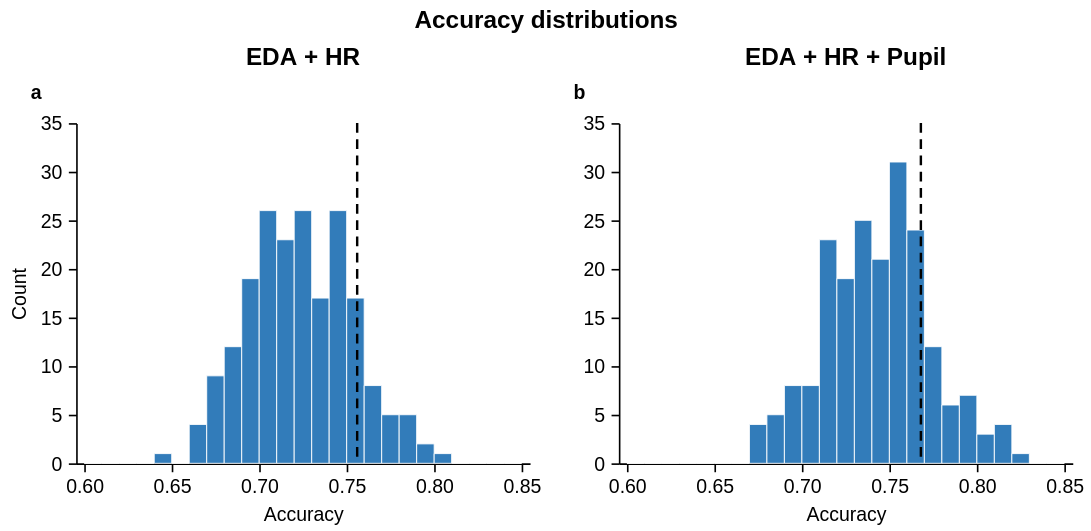

The cell this chart's notebook holds for it:
### Markdown cell above
## D — Accuracy distributions

Both stability analyses use the same 0.01-wide bins and shared axes. The dashed rules show the accuracy obtained with random seed 42.

### Code cell
accuracy_distributions = {
    "EDA + HR": extract_final_test_accuracies(
        load_results("results/experiment_eda_raw_heart_rate/stability_results.json")
    ),
    "EDA + HR + Pupil": extract_final_test_accuracies(
        load_results(
            "results/experiment_eda_raw_heart_rate_pupil/stability_results.json"
        )
    ),
}
reference_accuracies = {
    "EDA + HR": 0.756,
    "EDA + HR + Pupil": 0.768,
}

panel_d = plot_accuracy_distributions(
    accuracy_distributions,
    reference_accuracies,
    bin_width=0.01,
    width=280,
    height=210,
    title="Accuracy distributions",
)
style_figure(panel_d)

### Figure 1 — Vega-Lite specification as saved in the notebook (floating-point values rounded to 4 significant figures)
{"config": {"view": {"continuousWidth": 300, "continuousHeight": 300, "stroke": null}, "axis": {"domainColor": "black", "domainWidth": 1, "grid": false, "labelColor": "black", "labelFont": "Arial", "labelFontSize": 12, "labelPadding": 4, "tickColor": "black", "tickSize": 5, "titleColor": "black", "titleFont": "Arial", "titleFontSize": 12, "titleFontWeight": "normal", "titlePadding": 6}, "background": "white", "font": "Arial", "header": {"labelFont": "Arial", "labelFontSize": 15, "labelFontWeight": "bold", "titleFont": "Arial", "titleFontSize": 15}, "legend": {"labelFont": "Arial", "labelFontSize": 11, "titleFont": "Arial", "titleFontSize": 11, "titleFontWeight": "normal"}, "title": {"anchor": "middle", "color": "black", "font": "Arial", "fontSize": 15, "fontWeight": "bold", "offset": 8}}, "hconcat": [{"layer": [{"data": {"values": [{"bin_start": 0.6, "bin_end": 0.61, "count": 0}, {"bin_start": 0.61, "bin_end": 0.62, "count": 0}, {"bin_start": 0.62, "bin_end": 0.63, "count": 0}, {"bin_start": 0.63, "bin_end": 0.64, "count": 0}, {"bin_start": 0.64, "bin_end": 0.65, "count": 1}, {"bin_start": 0.65, "bin_end": 0.66, "count": 0}, {"bin_start": 0.66, "bin_end": 0.67, "count": 4}, {"bin_start": 0.67, "bin_end": 0.68, "count": 9}, {"bin_start": 0.68, "bin_end": 0.69, "count": 12}, {"bin_start": 0.69, "bin_end": 0.7, "count": 19}, {"bin_start": 0.7, "bin_end": 0.71, "count": 26}, {"bin_start": 0.71, "bin_end": 0.72, "count": 23}, {"bin_start": 0.72, "bin_end": 0.73, "count": 26}, {"bin_start": 0.73, "bin_end": 0.74, "count": 17}, {"bin_start": 0.74, "bin_end": 0.75, "count": 26}, {"bin_start": 0.75, "bin_end": 0.76, "count": 17}, {"bin_start": 0.76, "bin_end": 0.77, "count": 8}, {"bin_start": 0.77, "bin_end": 0.78, "count": 5}, {"bin_start": 0.78, "bin_end": 0.79, "count": 5}, {"bin_start": 0.79, "bin_end": 0.8, "count": 2}, {"bin_start": 0.8, "bin_end": 0.81, "count": 1}, {"bin_start": 0.81, "bin_end": 0.82, "count": 0}, {"bin_start": 0.82, "bin_end": 0.83, "count": 0}, {"bin_start": 0.83, "bin_end": 0.84, "count": 0}, {"bin_start": 0.84, "bin_end": 0.85, "count": 0}]}, "mark": {"type": "bar", "color": "#2171b5", "opacity": 0.92, "orient": "vertical", "stroke": "white", "strokeWidth": 0.6}, "encoding": {"tooltip": [{"field": "bin_start", "format": ".2f", "title": "From", "type": "quantitative"}, {"field": "bin_end", "format": ".2f", "title": "To", "type": "quantitative"}, {"field": "count", "title": "Count", "type": "quantitative"}], "x": {"axis": {"format": ".2f", "tickCount": 6}, "field": "bin_start", "scale": {"domain": [0.6, 0.85], "nice": false}, "title": "Accuracy", "type": "quantitative"}, "x2": {"field": "bin_end"}, "y": {"field": "count", "title": "Count", "type": "quantitative"}, "y2": {"datum": 0}}}, {"data": {"values": [{"reference": 0.756}]}, "mark": {"type": "rule", "color": "black", "strokeDash": [6, 4], "strokeWidth": 1.5}, "encoding": {"x": {"field": "reference", "scale": {"domain": [0.6, 0.85]}, "type": "quantitative"}}}, {"data": {"values": [{"label": "a"}]}, "mark": {"type": "text", "align": "left", "baseline": "bottom", "clip": false, "font": "Arial", "fontSize": 12, "fontWeight": "bold"}, "encoding": {"text": {"field": "label", "type": "nominal"}, "x": {"value": -28}, "y": {"value": -12}}}], "height": 210, "title": {"text": "EDA + HR", "anchor": "middle"}, "width": 280}, {"layer": [{"data": {"values": [{"bin_start": 0.6, "bin_end": 0.61, "count": 0}, {"bin_start": 0.61, "bin_end": 0.62, "count": 0}, {"bin_start": 0.62, "bin_end": 0.63, "count": 0}, {"bin_start": 0.63, "bin_end": 0.64, "count": 0}, {"bin_start": 0.64, "bin_end": 0.65, "count": 0}, {"bin_start": 0.65, "bin_end": 0.66, "count": 0}, {"bin_start": 0.66, "bin_end": 0.67, "count": 0}, {"bin_start": 0.67, "bin_end": 0.68, "count": 4}, {"bin_start": 0.68, "bin_end": 0.69, "count": 5}, {"bin_start": 0.69, "bin_end": 0.7, "count": 8}, {"bin_start": 0.7, "bin_end": 0.71, "count": 8}, {"bin_start": 0.71, "bin_end": 0.72, "count": 23}, {"bin_start": 0.72, "bin_end": 0.73, "count": 19}, {"bin_start": 0.73, "bin_end": 0.74, "count": 25}, {"bin_start": 0.74, "bin_end": 0.75, "count": 21}, {"bin_start": 0.75, "bin_end": 0.76, "count": 31}, {"bin_start": 0.76, "bin_end": 0.77, "count": 24}, {"bin_start": 0.77, "bin_end": 0.78, "count": 12}, {"bin_start": 0.78, "bin_end": 0.79, "count": 6}, {"bin_start": 0.79, "bin_end": 0.8, "count": 7}, {"bin_start": 0.8, "bin_end": 0.81, "count": 3}, {"bin_start": 0.81, "bin_end": 0.82, "count": 4}, {"bin_start": 0.82, "bin_end": 0.83, "count": 1}, {"bin_start": 0.83, "bin_end": 0.84, "count": 0}, {"bin_start": 0.84, "bin_end": 0.85, "count": 0}]}, "mark": {"type": "bar", "color": "#2171b5", "opacity": 0.92, "orient": "vertical", "stroke": "white", "strokeWidth": 0.6}, "encoding": {"tooltip": [{"field": "bin_start", "format": ".2f", "title": "From", "type": "quantitative"}, {"field": "bin_end", "format": ".2f", "title": "To", "type": "quantitative"}, {"field": "count", "title": "Count", "type": "quantitative"}], "x": {"axis": {"format": ".2f", "tickCount": 6}, "field": "bin_start", "scale": {"domain": [0.6, 0.85], "nice": false}, "title": "Accuracy", "type": "quantitative"}, "x2": {"field": "bin_end"}, "y": {"field": "count", "title": null, "type": "quantitative"}, "y2": {"datum": 0}}}, {"data": {"values": [{"reference": 0.768}]}, "mark": {"type": "rule", "color": "black", "strokeDash": [6, 4], "strokeWidth": 1.5}, "encoding": {"x": {"field": "reference", "scale": {"domain": [0.6, 0.85]}, "type": "quantitative"}}}, {"data": {"values": [{"label": "b"}]}, "mark": {"type": "text", "align": "left", "baseline": "bottom", "clip": false, "font": "Arial", "fontSize": 12, "fontWeight": "bold"}, "encoding": {"text": {"field": "label", "type": "nominal"}, "x": {"value": -28}, "y": {"value": -12}}}], "height": 210, "title": {"text": "EDA + HR + Pupil", "anchor": "middle"}, "width": 280}], "resolve": {"scale": {"x": "shared", "y": "shared"}}, "spacing": 20, "title": {"text": "Accuracy distributions", "anchor": "middle"}, "$schema": "https://vega.github.io/schema/vega-lite/v6.4.1.json"}
